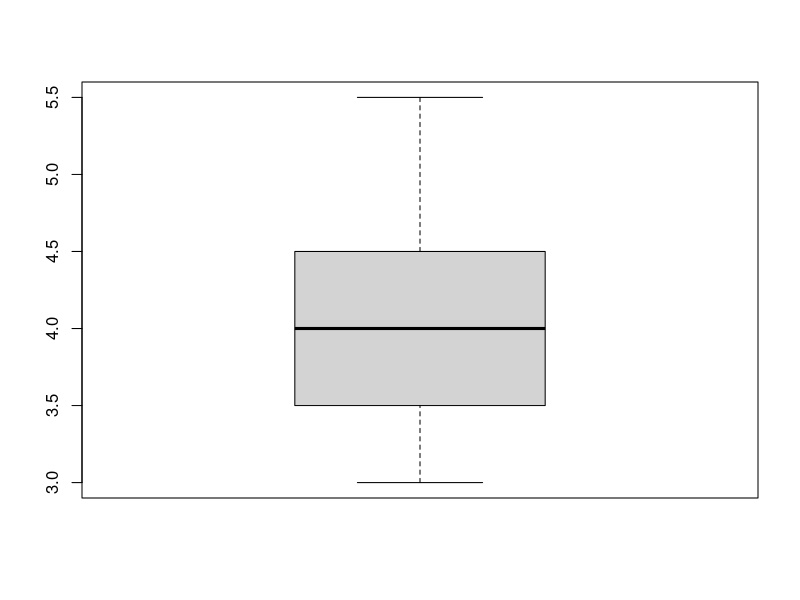

The R source for this figure:
# Exemplos em R da apostila de Estatistica (capitulos 3 a 6).
# Rodados no R 4.6.1. No RStudio: abra este arquivo e use Ctrl+Enter linha a linha,
# ou Ctrl+Shift+Enter para rodar tudo.

# ---- Capitulo 3: tabela de frequencia com classes ----
idades <- c(19, 21, 22, 22, 23, 23, 24, 24, 24, 25, 25, 26, 26, 26, 27, 27, 28, 28, 29, 30,
            30, 31, 31, 32, 33, 34, 34, 35, 36, 38, 19, 20, 21, 23, 25, 27, 29, 41, 45, 52)
limites <- c(19, 25, 31, 37, 43, 49, 55)
classe <- cut(idades, breaks = limites, right = FALSE, include.lowest = TRUE)
fi <- as.vector(table(classe))           # 13 15 8 2 1 1
print(data.frame(classe = levels(classe), xi = (limites[-7] + limites[-1]) / 2,
                 fi = fi, Fi = cumsum(fi),
                 fr = round(100 * fi / sum(fi), 1), Fr = round(100 * cumsum(fi) / sum(fi), 1)))
# fase do dia (ciclica): a mediana dos codigos engana
fases <- factor(c("noite", "madrugada", "noite", "madrugada", "noite", "manha"),
                levels = c("madrugada", "manha", "tarde", "noite"))
print(table(fases))                      # madrugada 2, manha 1, tarde 0, noite 3
levels(fases)[median(as.integer(fases))] # "tarde": ninguem escolheu
mean(c(23, 1))                           # 12

# ---- Capitulo 4: decidir e repetir ----
nota <- 7.5
frequencia <- 50
if (nota >= 7 && frequencia >= 75) {
  print("Aprovado!")
} else if (nota >= 5 && frequencia >= 75) {
  print("Recuperacao.")
} else {
  print("Reprovado.")          # resultado com estes valores
}

notas <- c(7, 8.5, 6, 9)
mean(notas)                    # 7.625

area_triangulo <- function(b, h) (b * h) / 2
area_triangulo(4, 3)           # 6

tabela <- data.frame(Nome = c("Ana", "Bruno"), Idade = c(25, 34))
print(tabela)

# ---- Capitulo 4: ler e escrever arquivos ----
# Ajuste o caminho para a pasta onde esta o seu DadosAula.csv:
# setwd("C:/caminho/da/pasta")
# df <- read.csv2("DadosAula.csv")       # sep = ";" e dec = ","
# library(readxl); df <- read_excel("DadosAula.xlsx")   # install.packages("readxl") na primeira vez
# write.csv2(df, "Novo.csv", row.names = FALSE)
# dim(df); str(df); head(df)             # confira sempre depois de ler
# if (!file.exists("DadosAula.csv")) stop("DadosAula.csv nao esta em ", getwd())
# read.csv(...) em arquivo com ';' le 1 coluna so: o certo e read.csv2
# View(df) so no RStudio; em Rscript use print(head(df))

# ---- Capitulo 5: estatistica descritiva ----
sal <- c(3.0, 3.2, 3.5, 3.8, 4.0, 4.2, 4.5, 5.0, 5.5)
mean(sal); median(sal); sd(sal)          # 4.077778, 4, 0.8227663
quantile(sal, c(.25, .75))               # 3.5 e 4.5
summary(sal)
boxplot(sal)
cv <- function(v) sd(v) / mean(v)
cv(sal); cv(3 * sal); cv(sal + 10)       # 0.2017683, 0.2017683, 0.05844433
y <- c(2, 3, 3, 5, 5, 7)
names(which(table(y) == max(table(y))))  # "3" "5": duas modas

# ---- Capitulo 6: correlacao e regressao ----
x <- c(1, 2, 3, 4, 5); y <- c(2, 4, 5, 4, 5)
cor(x, y)                                # 0.7745967
lm(y ~ x)                                # intercepto 2.2 e inclinacao 0.6

# ---- Capitulo 6: significativo nao e grande (dados inventados) ----
set.seed(42); n <- 200000
a <- rnorm(n, 100, 15); b <- rnorm(n, 100.3, 15)
t.test(b, a)$p.value                     # 1.6e-12
mean(b) - mean(a)                        # 0.335
(mean(b) - mean(a)) / sqrt((var(a) + var(b)) / 2)   # d = 0.022
